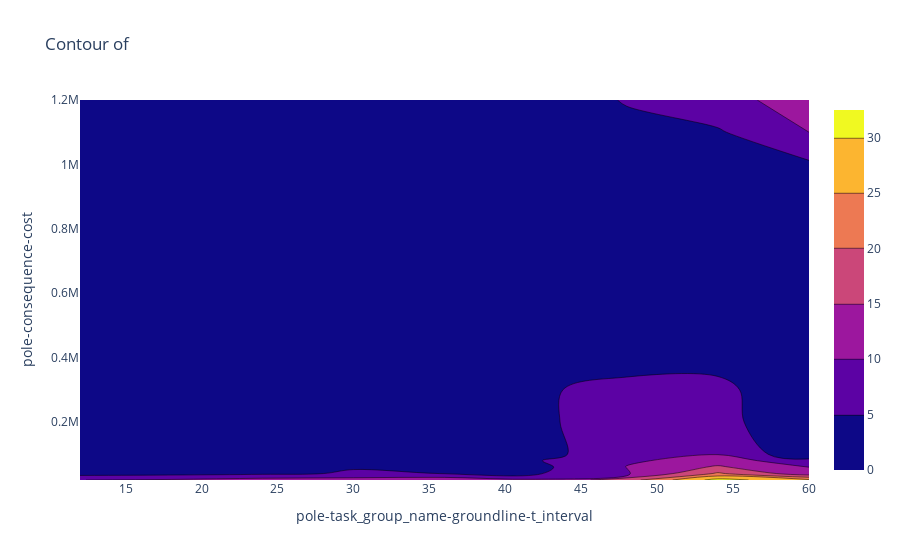

Source (notebook cell):
### Code cell
make_contour_plot(df_total, x_axis=x_axis, y_axis=y_axis, z_axis=z_axis)

### Figure 1 — Plotly figure (JSON) as saved in the notebook; plotly's stock layout.template omitted (floating-point values rounded to 4 significant figures; data arrays with more than 128 entries replaced by an {"elided": "..."} marker saying what was removed)
{"data": [{"type": "contour", "x": [12, 18, 24, 30, 36, 42, 48, 54, 60, 66, 72, 78, 84, 90, 96, 102], "y": [20000, 40000, 60000, 80000, 100000, 200000, 300000, 400000, 500000], "z": {"elided": "16x9 float values"}}], "layout": {"legend": {"title": {"text": "value_lost"}}, "title": {"text": "Contour of"}, "xaxis": {"title": {"text": "pole-task_group_name-groundline-t_interval"}}, "yaxis": {"title": {"text": "pole-consequence-cost"}}}}
